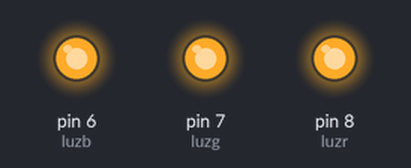
Simulated run of this sketch. Board: Arduino Uno, built with avr-gcc and run on an emulated ATmega328P. On the bench: output pins drawn as LEDs (lit = HIGH).

Above: at 0.1 s.
Timing chart, 0 to 1.6 s (numbered marks = the images above):
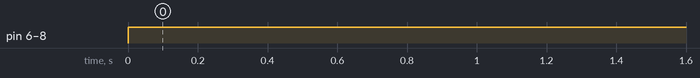

Measured:
- by itself, pin 6 (luzb), pin 7 (luzg), pin 8 (luzr): LOW → HIGH at 0.00 s

The sketch:

LedRGB.ino
```cpp
int luzr=8;
int luzg=7;
int luzb=6;

void setup() {

  pinMode(luzr , OUTPUT);
  pinMode(luzg , OUTPUT);
  pinMode(luzb , OUTPUT);


}

void loop() {

  digitalWrite(luzr , HIGH);
  digitalWrite(luzg , HIGH);
  digitalWrite(luzb , HIGH);

}
```
